Frame 1 (no input): blank canvas, image omitted
Frame 60 (no input): blank canvas, image omitted
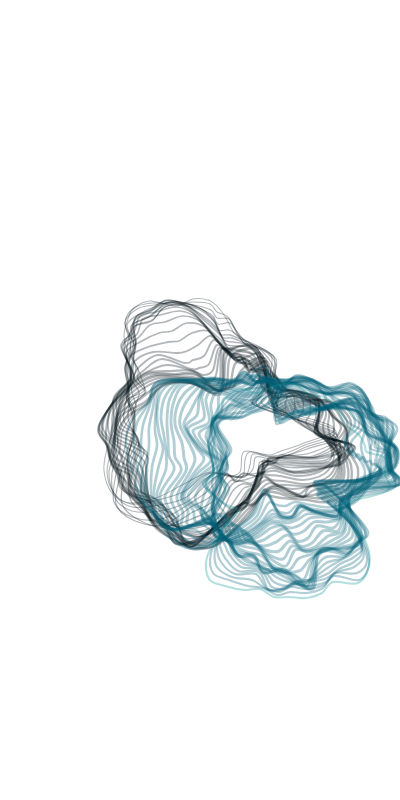
Frame 120 (the mouse pressed at the canvas centre since frame 60)

The p5.js sketch whose frames 1 and 60 were blank and that drew this single picture after the mouse press (run headless with seeded random() and noise() and a simulated clock; from frame 60 on, the mouse is pressed at the canvas centre):

// p5.js sketch
// ── sketch.js
var c = 40;
var pin = [];
var speed = 60;
var timestep = 0.04;
var time = 0;
var isDrawing = false;
var centerX = 200;
var centerY = 400;
var velocityX = 2;
var velocityY = 1.5;
var currentColorIndex = 0;
var lineWidth = 1;
var lineWidthDirection = 1;

// Using newTone23 - a nice gradient from dark blue to orange-red
const colors = ["#001219", "#005f73", "#0a9396", "#94d2bd", "#e9d8a6", "#ee9b00", "#ca6702", "#bb3e03", "#ae2012", "#9b2226"];

function setup() {
  createCanvas(400, 800);
  for (var i = 0; i < c; i++) {
    pin[i] = new MovingPin(map(i, 0, c, 0, TWO_PI));
  }
  smooth();
  background(255);
}

function draw() {
  if (isDrawing) {
    time += timestep;
    
    // Update color index
    if (frameCount % 30 === 0) {
      currentColorIndex = (currentColorIndex + 1) % colors.length;
    }
    
    // Update line width
    lineWidth += 0.05 * lineWidthDirection;
    if (lineWidth > 3 || lineWidth < 0.5) {
      lineWidthDirection *= -1;
    }
    
    centerX += velocityX;
    centerY += velocityY;
    
    if (centerX > width - 100 || centerX < 100) velocityX *= -1;
    if (centerY > height - 100 || centerY < 100) velocityY *= -1;
    
    velocityX += random(-0.01, 0.01);
    velocityY += random(-0.01, 0.01);
    velocityX = constrain(velocityX, -3, 3);
    velocityY = constrain(velocityY, -3, 3);
    
    for (var i = 0; i < c; i++) {
      pin[i].time = time;
      pin[i].update();
    }
    
    beginShape();
    noFill();
    stroke(colors[currentColorIndex] + '4D'); // Adding 30% opacity
    strokeWeight(lineWidth);
    curveVertex(pin[c - 2].x, pin[c - 2].y);
    curveVertex(pin[c - 1].x, pin[c - 1].y);
    for (var i = 0; i < c; i++) {
      curveVertex(pin[i].x, pin[i].y);
    }
    curveVertex(pin[0].x, pin[0].y);
    endShape();
  }
}

function MovingPin(a) {
  this.x;
  this.y;
  this.theta = a;
  this.magnitude = 0.0;
  this.omega = 0.1;
  this.time = 0.1;
  
  this.update = function() {
    this.omega = noise(this.theta, this.time + 1) / 2;
    this.magnitude = noise(this.theta, this.time) * 200;
    this.x = round(this.magnitude * cos(this.theta + this.omega) + centerX);
    this.y = round(this.magnitude * sin(this.theta + this.omega) + centerY);
  }
}

function mousePressed() {
  isDrawing = !isDrawing;
  time = 0;
}

function keyPressed() {
  background(255);
}
